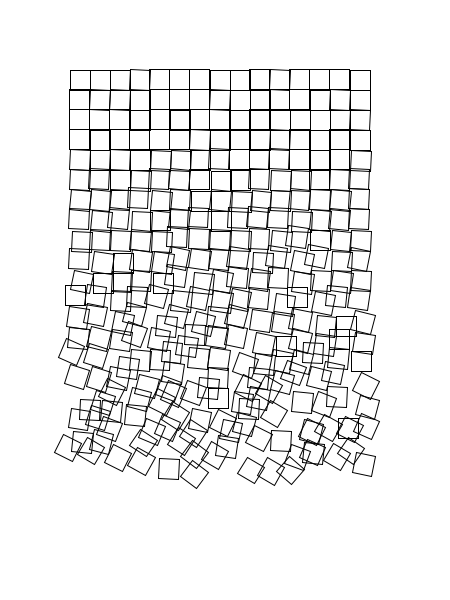
Frame 1 (no input)
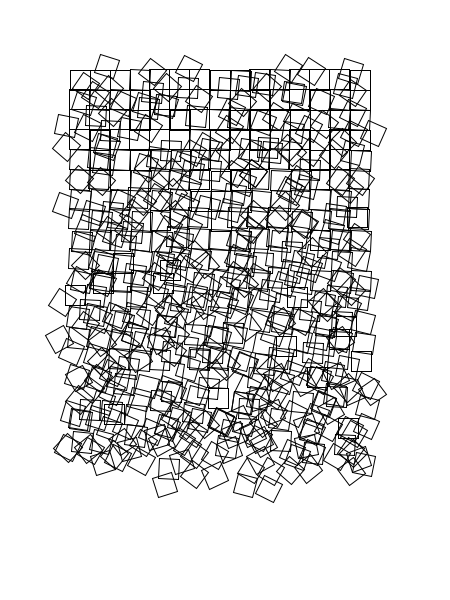
Frame 2 (the mouse pressed at the canvas centre, redrawn once)

The Processing sketch that drew these frames (run headless with seeded random() and noise(); the mouse was pressed at the canvas centre and the sketch redrawn once):

// Processing sketch: processing_137947
// ── processing_137947.pde

int columns = 15;
int size = 20;
int rows = 20; 
float r = 0; 
int margin = 60;
float v; 
 
void setup(){
  size(450,600);
  background(255);
  noFill();
  rectMode(CENTER);
  noLoop();
}
 
void draw(){
  for(int y=1; y<=rows; y++){
    r =r+(y*0.20); //
    for(int x=1; x<=columns; x++){
      pushMatrix();
      v = random(-r,r);
      translate(margin+(x*size)+(v*.35),margin+(y*size)+(v*.35));
      rotate(radians(random(r))); 
      rect(0,0,size,size);
      popMatrix();
    }
  }
}
